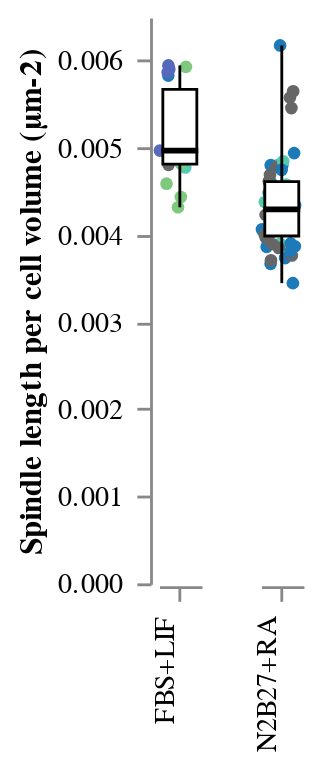

Notebook source saved alongside this figure:
### Code cell
STRIP_SLperCV = stripbox(
    data = df, 
    x = "Condition", 
    y = "Spindle_Length_per_Cell_Volume", 
    y_title = "Spindle length per cell volume (µm-2)", 
    colour = "Experiment"
)
STRIP_SLperCV
